Frame 1 (no input): blank canvas, image omitted
Frame 60 (the mouse pressed at the canvas centre just before this capture): blank canvas, image omitted
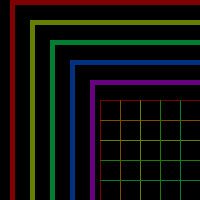
Frame 120 (the mouse held since frame 60 and released just before this capture)

The Processing sketch whose frames 1 and 60 were blank and that drew this single picture after the mouse press (run headless with seeded random() and noise(); from frame 60 on, the mouse is pressed at the canvas centre):

// Processing sketch: processing_37231
// ── processing_37231.pde

void setup() {
  size(200,200);
  colorMode(HSB, width, 100, width);
}
 
void draw() {
  background(0);
  for (int x=0; x<100; x+=20)
    
    {
    noStroke();
    fill(x*2,mouseX,mouseY);
  
          //Changes the color of objects as you move from left to right and the brightness as you move up and down
         
     
    
//Vertical squares
  
    rect(x+10,x,width,5);
  
     
//Horizonal squares

    rect(x+10,x,5,height);
    
          //Creates squares in a horizontal and vertical pattern, leaving a 100 x 100 square
     
//Vertical Lines
    stroke(x,mouseX,mouseY);
    line(x+100,100,x+100,height);
          //Fills this 100 x 100 square with a 15 x 15 grid
  
//Horizontal Lines
    stroke(x,mouseX,mouseY);
    line(100,x+100,width,x+100);
          //Fills this 100 x 100 square with a 15 x 15 grid
     

     
 
    
     
    
  }
}
